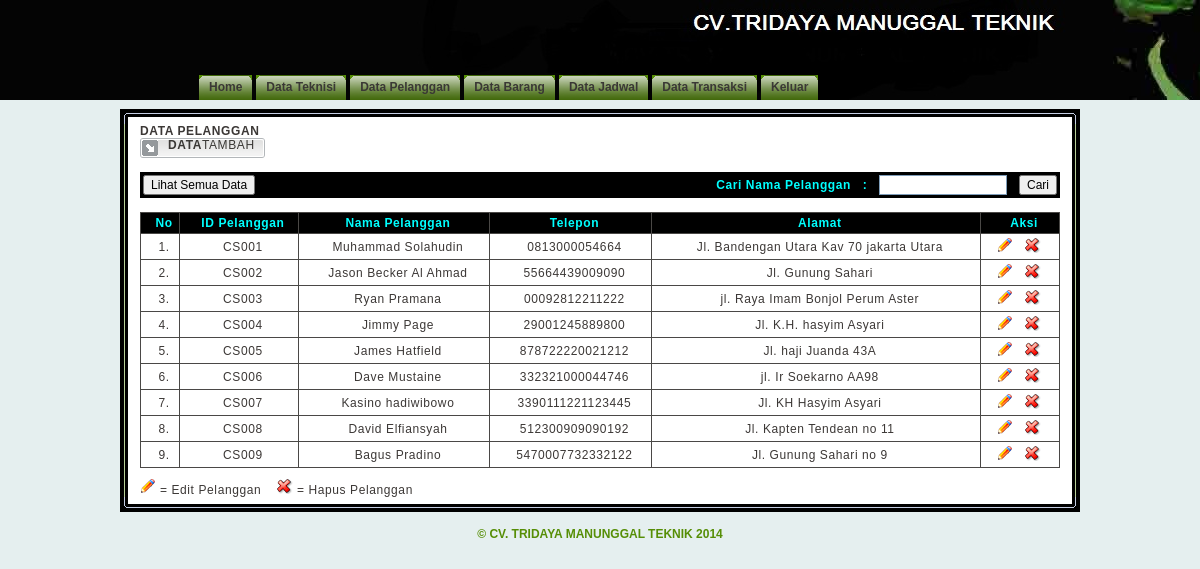
Screenshot of /admin.php?page=pelanggan_mgr (signed in) with the database file from the repository.
### tables this page shows
CREATE TABLE `pelanggan` (
  `id_pelanggan` varchar(5) NOT NULL,
  `nama` varchar(100) NOT NULL,
  `alamat` varchar(100) NOT NULL,
  `ktp` varchar(50) NOT NULL,
  `tempat_lahir` varchar(50) NOT NULL,
  `tanggal_lahir` date NOT NULL,
  `telepon` varchar(15) NOT NULL,
  PRIMARY KEY (`id_pelanggan`)
);

### include/class.php (called while the page is built, shortened)
<?php
class pelanggan {
    function tampilcust() {
        $query = mysql_query("SELECT * FROM pelanggan");
        while ($row = mysql_fetch_array($query))
            $data[] = $row;
        return $data;
    }
}
?>

### pelanggan_mgr.php (the view, shortened to what this page needs)
<?php
include_once 'include/class.php';
$cust = new pelanggan();
?>
<b>DATA PELANGGAN</b>
<div class="subnav">
    <table border="0" cellspacing="0" cellpadding="0">
        <tr>
            <td><img src="images/tabdata01.gif" /></td>
            <td class="tabsubnav">
                <b>DATA</b><a href="?page=pelanggan_add">TAMBAH</a>
            </td>
            <td><img src="images/tabdata03.gif" /></td>
        </tr>
    </table>
</div><br />
<table class="tabholder"  border="0" cellspacing="0" cellpadding="3">
    <tr class="tabhead">
        <td width="40%">
            <form method="post" action="?page=pelanggan_mgr" onsubmit="if (this.q.value)
                        return true;
                    else
                        return false;">
                <input name="sb" type="submit" class="button" value="Lihat Semua Data">
            </form>
        </td>
        <td width="60%" align="right">
            <form method="post" action="?page=pelanggan_mgr" onsubmit="if (this.q.value)
                        return true;
                    else
                        return false;">
                <input type="hidden" name="do" value="find" /><b>Cari Nama Pelanggan &nbsp; : &nbsp;</b>
                <input class="tfield"  type="text" name="q" title="Masukkan kata kunci pencarian." />&nbsp;&nbsp;
                <input name="submit" type="submit" class="button" value="Cari" />
            </form>
        </td>
    </tr>
</table>
<br>
<table class="tabholder" border="0" cellspacing="1" cellpadding="0">
    <tr class="tabhead">
        <td align="center" width="30" class="tabtxt">No</td>
        <td align="center" class="tabtxt">ID Pelanggan</td>
        <td align="center" class="tabtxt">Nama Pelanggan</td>
        <td align="center" class="tabtxt">Telepon</td>
        <td align="center" class="tabtxt">Alamat</td>
        <td align="center" width="70" class="tabtxt">Aksi</td>
    </tr>
    <?php
    $arraypelanggan = $cust->tampilcust();
    if (count($arraypelanggan)) {
        foreach ($arraypelanggan as $data) {
            ?>
            <tr class="tabcont">
                <td class="tabtxt" align="center"><?php echo $c = $c + 1; ?>.</td>
                <td class="tabtxt" align="center"><?php echo $data['id_pelanggan'] ?></td>
                <td class="tabtxt" align="center"><?php echo $data['nama']; ?></td>
                <td class="tabtxt" align="center"><?php echo $data['ktp']; ?></td>
                <td class="tabtxt" align="center"><?php echo $data['alamat']; ?></td>
                <td align="left">
                    <div class="tabtxt imghref">
                        <span class="dashnav">&nbsp;</span>
                        <a href="?page=pelanggan_edit&aksi=edit&id_pelanggan=<?php echo $data['id_pelanggan']; ?>">
                            <img src="images/ico_edit.gif" class="ico" border="0" title="Edit" />
                        </a>
                        <span class="dashnav">&nbsp;</span>
                        <a href="?page=pelanggan_edit&aksi=hapus&id_pelanggan=<?php echo $data['id_pelanggan']; ?>">
                            <img src="images/ico_del.gif" class="ico" border="0" title="Hapus" onClick="return confirm('Apakah Anda Yakin?');"/>
                        </a>
                    </div>
                </td>
            </tr>
            <?php
        }
    } else {
        echo 'Nama pelanggan Tidak Ada!';
    }
    ?>
</table>
<img src="images/ico_edit.gif" border="0" title="Edit" /> = Edit Pelanggan &nbsp;&nbsp;
<img src="images/ico_del.gif" border="0" title="Delete" /> = Hapus Pelanggan

### admin.php (shortened to what this page needs)
<?php
include_once 'include/class.php';
?>
<!DOCTYPE html PUBLIC "-//W3C//DTD XHTML 1.0 Transitional//EN" "http://www.w3.org/TR/xhtml1/DTD/xhtml1-transitional.dtd">
<html xmlns="http://www.w3.org/1999/xhtml">
    <head>
            <link href="css/style2.css" rel="stylesheet" type="text/css">
                </head>
                <body>
                    <div id="pagehandler">
                        <div class="navpost">
                            <div id="navigate">
                                <?php include "menu.php"; ?>
                            </div>
                        </div>
                        <div class="rbox01">&nbsp;</div>
                        <div class="rbox02">
                            <?php include "isi.php"; ?>
                        </div>
                        <div class="rbox03">&nbsp;</div>
                        <div id="footer">
                            <b>&copy; CV. TRIDAYA MANUNGGAL TEKNIK 2014</b><br />
                        </div>
                    </div>
                </body>
                </html>

### menu.php (shortened to what this page needs)
<ul>
    <li><a href="?page=home">Home</a></li>
    <li><a href="?page=teknisi_mgr">Data Teknisi</a></li>
    <li><a href="?page=pelanggan_mgr">Data Pelanggan</a></li>
    <li><a href="?page=barang_mgr">Data Barang</a></li>
    <li><a href="?page=jadwal_mgr">Data Jadwal</a></li>
    <li><a href="?page=transaksi_mgr">Data Transaksi</a></li>
    <li><a href="?page=logout">Keluar</a></li>
</ul>

### isi.php (shortened to what this page needs)
<?php
include_once 'include/class.php';
$page = htmlentities($_GET['page']);
$halaman = "$page.php";
if (!file_exists($halaman) || empty($page)) {
    include "home.php";
} else {
    include "$halaman";
}
?>

### css/style2.css (style rules this page uses)
html, body { margin: 0; padding: 0; background: #e5efef url(../images/header.jpg) top repeat-x; font: 12px Tahoma, Arial, "Trebuchet MS"; color: #3C3836; }
a { text-decoration: underline; color: #FF7E00; }
.tabsubnav { background-image: url(../images/tabdata02bg.gif); background-repeat: repeat-x; color: #3A3835; vertical-align: top; }
.tabsubnav a { text-decoration: none; color: #3A3835; }
#pagehandler { margin: 0 auto; width: 960px; }
.navpost { height: 26px; padding: 63px 0 20px 0; }
#navigate { height: 26px; margin: 0; padding: 0 0 0 60px; }
#navigate ul { margin: 0; padding: 5px 0 0 15px; list-style: none; }
#navigate li { float: left; background: url(../images/nav_left.gif) no-repeat left top; margin: 7px 0 0 4px; padding: 0 0 0 5px; }
#navigate a { display: block; background: url(../images/nav_right_2.gif) no-repeat right top; padding: 5px 10px 8px 5px; color: #3A3835; font-weight: bold; text-decoration: none; }
.rbox01 { background: url(../images/top_box.gif) top no-repeat; height: 15px; }
.rbox02 { background: url(../images/side_box.gif) repeat-y; padding: 0 20px 0 20px; line-height: 16px; letter-spacing: 0.05em; font: 12px Tahoma, Arial, "Trebuchet MS"; }
.rbox02 form { margin: 0; padding: 0; }
.tabholder { width: 100%; background: #4A4846; }
.tabhead { background-color: #000000; font-weight: bold; color: #0FF; }
.tabcont { background: #FFF; }
.tabtxt { padding: 3px 0 3px 8px; }
.tabtxt a { text-decoration: none; }
.rbox03 { background: url(../images/bottom_box.gif) bottom no-repeat; height: 15px; }
.tfield { background: #FFF; width: 120px; font-family: Tahoma, Arial, "Trebuchet MS"; font-size: 12px; font-weight: normal; padding: 2px 3px 2px 3px; border: 1px solid #7F9DB9; }
.button { font-size: 12px; }
#footer { height: 45px; text-align: center; padding: 15px 0 0; font-size: 12px; color: #568E06; }
html>body #navigate { margin: 0 0 30px 0; }

### rows the page displays
pelanggan: id_pelanggan "CS001", nama "Muhammad Solahudin", ktp "0813000054664", alamat "Jl. Bandengan Utara Kav 70 jakarta Utara"
pelanggan: c "2", id_pelanggan "CS002", nama "Jason Becker Al Ahmad", ktp "55664439009090", alamat "Jl. Gunung Sahari"
pelanggan: c "3", id_pelanggan "CS003", nama "Ryan Pramana", ktp "00092812211222", alamat "jl. Raya Imam Bonjol Perum Aster"
pelanggan: c "4", id_pelanggan "CS004", nama "Jimmy Page", ktp "29001245889800", alamat "Jl. K.H. hasyim Asyari"
pelanggan: c "5", id_pelanggan "CS005", nama "James Hatfield", ktp "878722220021212", alamat "Jl. haji Juanda 43A"
pelanggan: c "6", id_pelanggan "CS006", nama "Dave Mustaine", ktp "332321000044746", alamat "jl. Ir Soekarno AA98"
pelanggan: c "7", id_pelanggan "CS007", nama "Kasino hadiwibowo", ktp "3390111221123445", alamat "Jl. KH Hasyim Asyari"
pelanggan: c "8", id_pelanggan "CS008", nama "David Elfiansyah", ktp "512300909090192", alamat "Jl. Kapten Tendean no 11"
pelanggan: c "9", id_pelanggan "CS009", nama "Bagus Pradino", ktp "5470007732332122", alamat "Jl. Gunung Sahari no 9"
